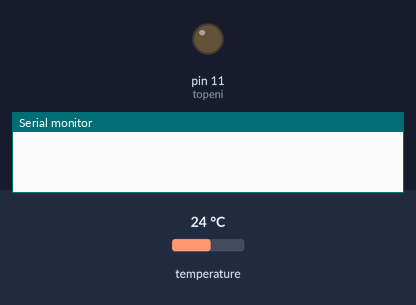
Simulated run of this sketch. Board: Arduino Uno, built with avr-gcc and run on an emulated ATmega328P. Shown: output pins drawn as LEDs (lit = HIGH), the last lines printed to the serial monitor. Inputs (shaded band) come from the test bench; at power-on: temperature 24 °C.

Above: at 0.1 s.
At 0.8 s:
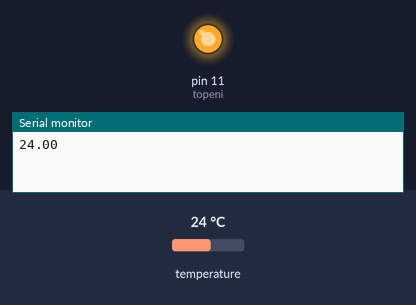
Timing chart, 0 to 2.3 s (numbered marks = the images above):
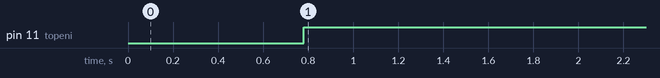

Measured:
- by itself, pin 11 (topeni): LOW → HIGH at 0.78 s

The sketch:

bc_3_regulator_priama_penalizace.ino
```cpp
#define topeni 11       //nastavenie pinu pre pwm spinanie tranzistorov pre hod.prudu 0-255
#include <OneWire.h>               // pripojenie knižníc
#include <DallasTemperature.h>
/****************************************************************************************************************/
String receivedChar;                   //premenna pre serial komunikaciu
float  hodnota;
float  nastavena_teplota;
float data;                            //premenna pre odcitanu hodnotu z teplomera
float namerana_teplota=0;              //aktualne namerana teplota
float hodnota_prudu;
float pwm_f;
byte  pwm_b;
float  pwm;
float u_max=4.8;
float u_str=0;
float kp_max=0;
float kp;
float u;
float konstanta;
float konstanta2;
float k3;
const int pinCidlaDS = 12;                   // nastavenie čísla vstupného pinu
OneWire oneWireDS(pinCidlaDS);               // vytvorenie inštancie oneWireDS z knižnice OneWire
DallasTemperature senzoryDS(&oneWireDS);     // vytvorenie inštancie senzoryDS z knižnice DallasTemperature
float sygma=0;
/**************************************************************************************************************/

void setup()
{
pinMode(topeni,OUTPUT);        //pin 11 nastav na vystup pre spinanie teplotnych telies
analogWrite(topeni,0);         //nastav pwm teplotnych telies na 0 hodnotu
Serial.begin(9600);            //prenosova rychlost komunikacie
senzoryDS.begin();             // zapnutie komunikace knihovny s teplotním čidlom
}

/************************************************************************************************************/

float zmeraj_teplotu()          //funkcia pre zmeranie teploty //teplomer Ds18b20
{
  senzoryDS.requestTemperatures();              // načítanie informácií zo všetkých pripojených snímačov na danom pinu
                                                // výpis teploty na sériovú linku, pri pripojení viac snímačovčidel
 //Serial.print(senzoryDS.getTempCByIndex(0));  // na jeden pin môžeme postupne načítať všetky teploty
 //Serial.println(" stupnu Celsia");            //  pomocou zmeny čísla v zátvorke (0) - poradie podľa unikátny adresy čidiel
   data= senzoryDS.getTempCByIndex(0);
  return (data);
 }

/***********************************************************************************************************/
float recvOneString() {                         //seriova komunikacia matalb prijimanie dat
 if (Serial.available() > 0)
 {
   receivedChar =Serial.readString();
   hodnota=receivedChar.toFloat();
 }
 return (hodnota);
}
/**************************************************************************************************/

void loop()
{
nastavena_teplota= 40;
//nastavena_teplota= recvOneString();            //nastav hodnotu pozadovanej  teploty
namerana_teplota=zmeraj_teplotu();               //zmeraj teplotu

 Serial.println(namerana_teplota);
 if ((namerana_teplota<nastavena_teplota))   analogWrite(topeni,255) ;
 else analogWrite(topeni,0)   ;
 delay(2000);
 }
/*
  if (nastavena_teplota==25&&nastavena_teplota<30) {sygma=0.5;konstanta=0.6;konstanta2=0.2;}
else if (nastavena_teplota>=30&&nastavena_teplota<35) {sygma=0.5;konstanta=0.8;konstanta2=0.3;}
else if (nastavena_teplota>=35&&nastavena_teplota<45) {sygma=0.5;konstanta=1.1;konstanta2=0.35;}
else if (nastavena_teplota>=45&&nastavena_teplota<55) {sygma=0.5;konstanta=1;konstanta2=0.6;}
else if (nastavena_teplota>=55&&nastavena_teplota<65) {sygma=0.5;konstanta=1;konstanta2=0.6;}
else if (nastavena_teplota>=65&&nastavena_teplota<=70) {sygma=0.5;konstanta=1.5;konstanta2=1;k3=0;}
else nastavena_teplota=0;

hodnota_prudu=( (1.32/45)*(namerana_teplota-25) )+0.18;       //aktualna hodnota prudu
kp_max=u_max/( (1.32/45)*(nastavena_teplota-25) +0.18 );       //vypocet kp max penalizace
kp=1+ (1- ((nastavena_teplota-namerana_teplota)/nastavena_teplota ) *(1/sygma) )*(kp_max-1);
u=u_max/kp;

pwm_f=( (70/1.32)*(u-0.18) )+10;    // Serial.print("pwm float ");Serial.print(pwm_f);Serial.println();
pwm_b=pwm_f;                      // Serial.print("pwm byte ");Serial.print(pwm_b);Serial.println();
pwm=pwm_f-pwm_b;

if (pwm>=0.5) {
  pwm_b=pwm_b+1;
  }

//if ((namerana_teplota<nastavena_teplota-konstanta)) analogWrite(topeni,pwm_b);
//else if ((namerana_teplota>=nastavena_teplota-konstanta&&namerana_teplota<nastavena_teplota-konstanta2)) analogWrite(topeni,0);
//else if ((namerana_teplota>=nastavena_teplota-konstanta2&&namerana_teplota<nastavena_teplota)) analogWrite(topeni,pwm_b);
//else if ((nastavena_teplota==70&&namerana_teplota<=nastavena_teplota)) analogWrite(topeni,pwm_b);
//else   analogWrite(topeni, 0);

Serial.println(namerana_teplota);                   // posielanie dat do guide
*/
```
